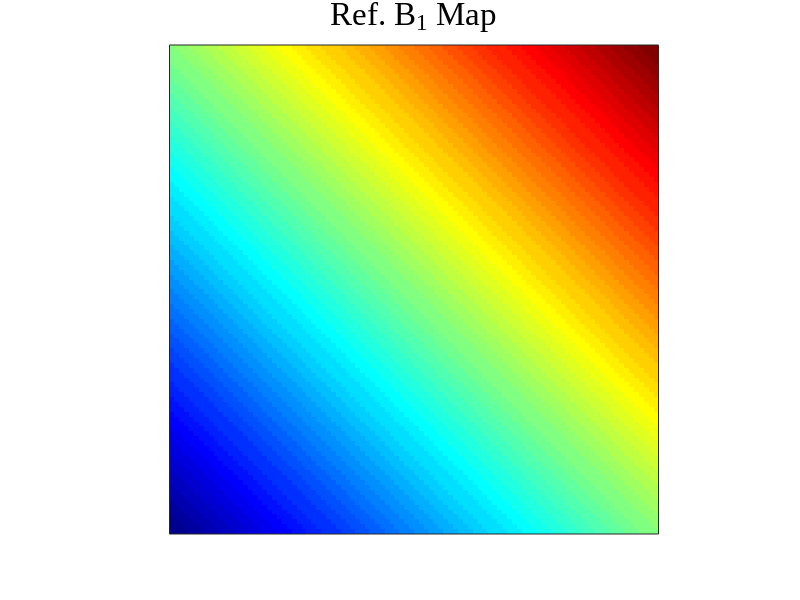
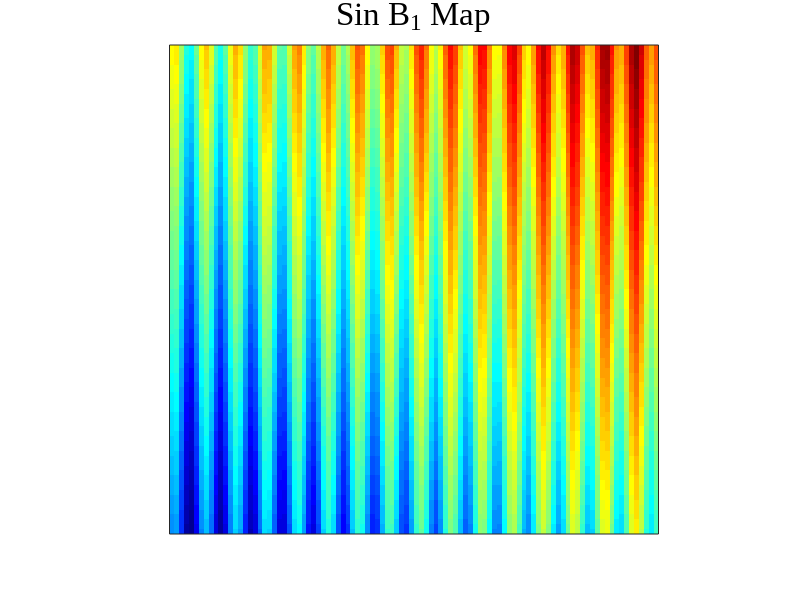
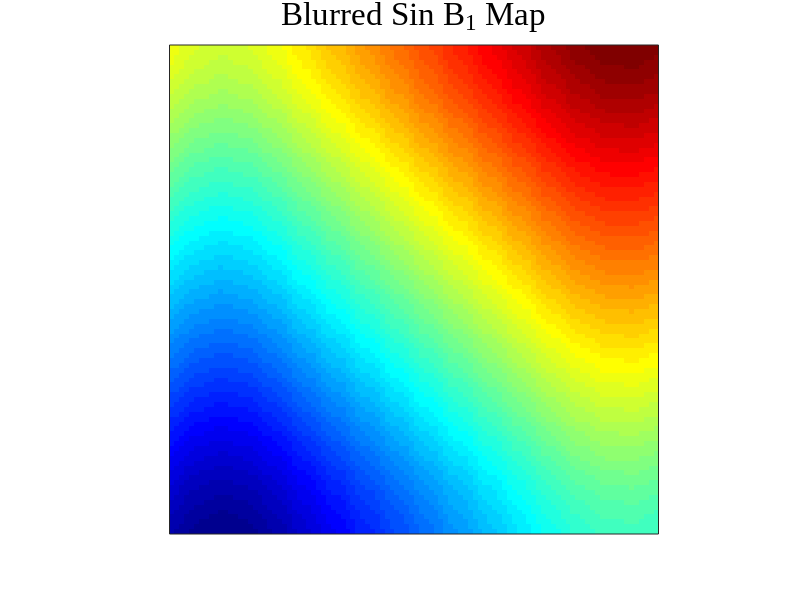
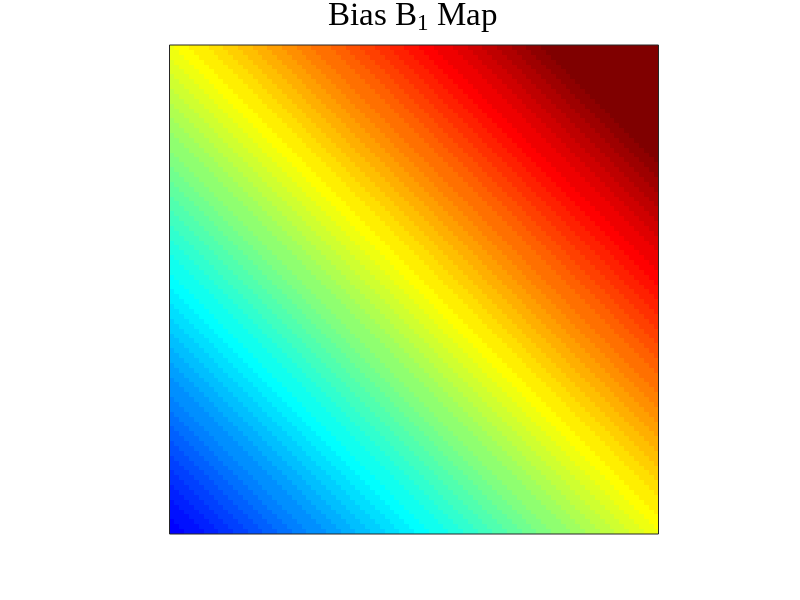

The MATLAB source for these figures, in order: (Note: this script raises an error after producing the figures.)
%% simuBlurAndHistAnalysis
% Exploratory analysis of to explore why histograms and correlations were 
% used for the paper analysis
%

%% Initial setup
%

clear all
close all
clc

%% Globals
%

figIndex = 0;
imDims = [100, 100];
diagionalRotationAngle = 90;
b1MapRescaleFactor = 0.5;

sinB1MapAmpl = 0.2;
sinB1MapFreq = 1;
%% Generate ideal "Ref" B1 map with diagonal gradient
%

[Xgrad, Ygrad] = meshgrid(1:imDims(1),1:imDims(2));

diagionalGrad = Xgrad+Ygrad;

b1map_tmp = imrotate(diagionalGrad, diagionalRotationAngle); % Rotate to get prefered diagonal orientation, only a visual preference.

b1Map_ref = b1map_tmp./max(b1map_tmp(:))+b1MapRescaleFactor;

figIndex = figIndex+1; figure(figIndex), imagesc(b1Map_ref), axis image, set(gca, 'XTick', [], 'YTick', []), colormap(jet), title('Ref. B_1 Map', 'FontSize', 24, 'FontName', 'TimesNewRoman', 'FontWeight', 'normal')

% Cleanup variables that are of no use anymore
clear b1map_tmp diagionalGrad

%% Create a b1map with sinusoid superimpose to simulate a regular imprecision or artefact
%

sinB1Map = b1Map_ref + sinB1MapAmpl * sin(sinB1MapFreq * Xgrad);

figIndex = figIndex+1; figure(figIndex), imagesc(sinB1Map), axis image, set(gca, 'XTick', [], 'YTick', []), colormap(jet), title('Sin B_1 Map', 'FontSize', 24, 'FontName', 'TimesNewRoman', 'FontWeight', 'normal')

%% Blur sinB1Map to remove artefact
%

blurredSinB1Map = imgaussfilt(sinB1Map, 10);

figIndex = figIndex+1; figure(figIndex), imagesc(blurredSinB1Map), axis image, set(gca, 'XTick', [], 'YTick', []), colormap(jet), title('Blurred Sin B_1 Map', 'FontSize', 24, 'FontName', 'TimesNewRoman', 'FontWeight', 'normal')


%% Create a b1map with a systemic bias
%

biasB1Map = b1Map_ref + 0.1;

figIndex = figIndex+1; figure(figIndex), imagesc(biasB1Map), axis image, set(gca, 'XTick', [], 'YTick', []), colormap(jet), title('Bias B_1 Map', 'FontSize', 24, 'FontName', 'TimesNewRoman', 'FontWeight', 'normal'), caxis([0.5 1.5])

%% Blur biasB1Map to remove artefact
%

blurredBiasB1Map = imgaussfilt(biasB1Map, 10);

figIndex = figIndex+1; figure(figIndex), imagesc(blurredBiasB1Map), axis image, set(gca, 'XTick', [], 'YTick', []), colormap(jet), title('Blurred Bias B_1 Map', 'FontSize', 24, 'FontName', 'TimesNewRoman', 'FontWeight', 'normal')


%% Calculate correlations relative to reference
%

corr_sinB1 = round(corr(b1Map_ref(:), sinB1Map(:)),3);
corr_blurredSinB1 = round(corr(b1Map_ref(:), blurredSinB1Map(:)),3);

corr_biasB1Map = round(corr(b1Map_ref(:), biasB1Map(:)),3);
corr_blurredBiasB1Map = round(corr(b1Map_ref(:), blurredBiasB1Map(:)),3);

%% Plot histograms
%

figIndex = figIndex+1; figure(figIndex), hist(b1Map_ref(:), 25), axis([0.25 1.75 0 1000]), axis square, title('Ref. B_1 Map', 'FontSize', 24, 'FontName', 'TimesNewRoman', 'FontWeight', 'normal')
figIndex = figIndex+1; figure(figIndex), hist(sinB1Map(:), 25), axis([0.25 1.75 0 1000]), axis square, title('Sin B_1 Map', 'FontSize', 24, 'FontName', 'TimesNewRoman', 'FontWeight', 'normal'), text(1.1,900,['Pearson Correlation = ' mat2str(corr_sinB1)], 'FontSize', 12)

figIndex = figIndex+1; figure(figIndex), hist(biasB1Map(:), 25), axis([0.25 1.75 0 1000]), axis square, title('Bias B_1 Map', 'FontSize', 24, 'FontName', 'TimesNewRoman', 'FontWeight', 'normal'), text(1.1,900, ['Pearson Correlation = ' mat2str(corr_biasB1Map)], 'FontSize', 12)
figIndex = figIndex+1; figure(figIndex), hist(blurredBiasB1Map(:), 25), axis([0.25 1.75 0 1000]), axis square, title('Blurred Bias B_1 Map', 'FontSize', 24, 'FontName', 'TimesNewRoman', 'FontWeight', 'normal'), text(1.1,900, ['Pearson Correlation = ' mat2str(corr_blurredBiasB1Map)], 'FontSize', 12)
